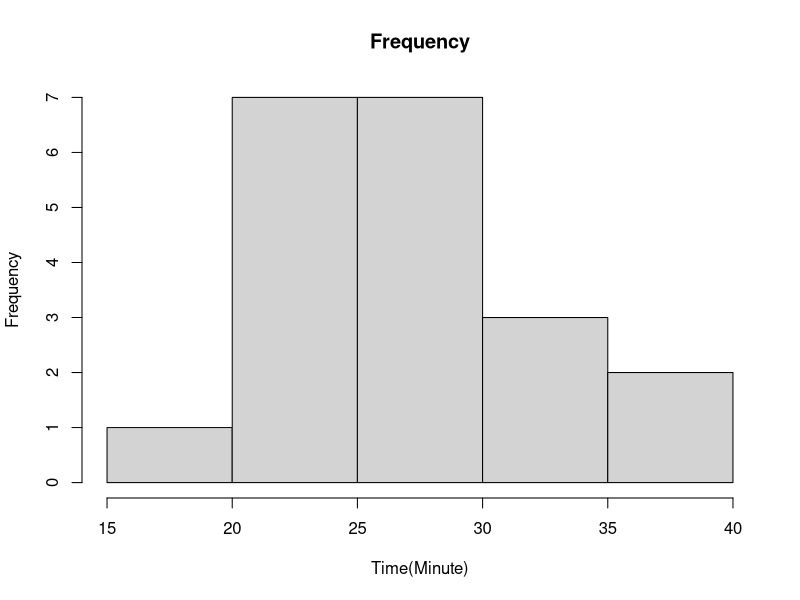
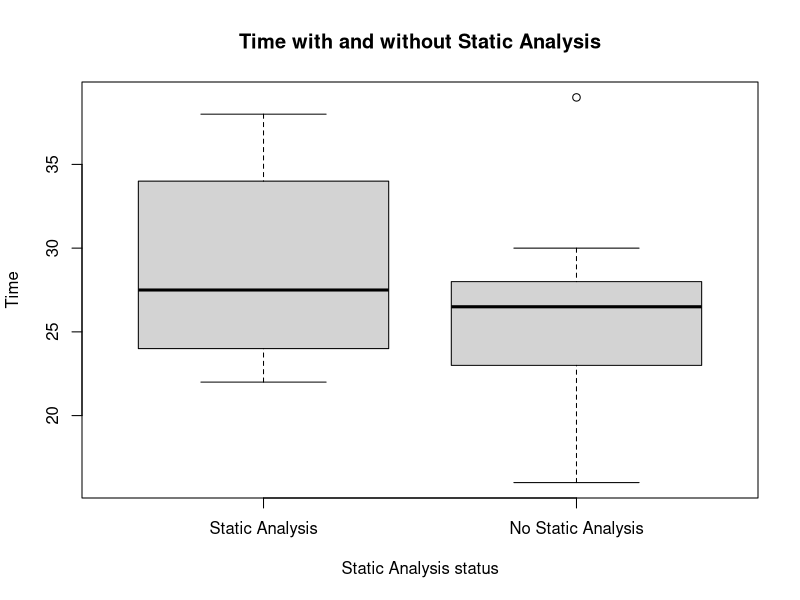

Here is the R script that generated these plots, in order:
# Read from the file
data <- read.delim("Question4_3.txt")
head(data)
# Hist plot
hist(data$Times, 
     breaks = seq(15,40,5), 
     xlab = "Time(Minute)", 
     main = "Frequency"
)
# Boxplot
input <- data[,c('Times', 'Static_Analysis')]
boxplot(Times~Static_Analysis, 
     data, 
     ylab="Time", 
     xlab = "Static Analysis status", 
     names=c("Static Analysis","No Static Analysis"), 
     main = "Time with and without Static Analysis"
)
# Split the table base on Static_Analysis for t-test and cohens'd effect size calculation
df = split(data, data$Static_Analysis)
# T-Test
t.test(df[[1]]$Times, df[[2]]$Times)
